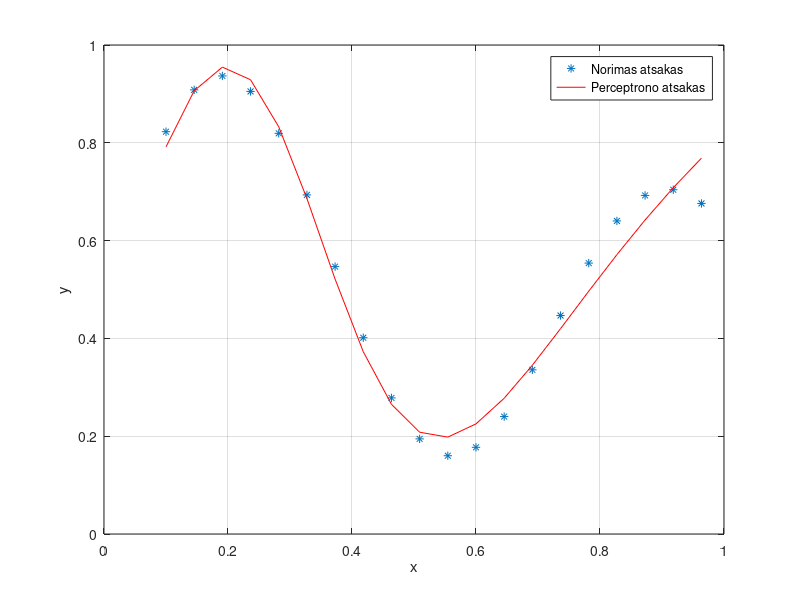

Write the MATLAB code that produced this figure.
clc
clear all
close all

%% Pradiniai duomenys

x = 0.1:1/22:1;

d = ((1 + 0.6*sin(2*pi*x/0.7)) + 0.3*sin(2*pi*x))/2;

figure
plot(x, d, '*');
hold on

%% Tinklo inicializavimas

% Pirmas sluoksnis - 5 neuronai
w11_1 = rand(1);
w21_1 = rand(1);
w31_1 = rand(1);
w41_1 = rand(1);
w51_1 = rand(1);

b1_1 = rand(1);
b2_1 = rand(1);
b3_1 = rand(1);
b4_1 = rand(1);
b5_1 = rand(1);

% Antras sluoksnis - vienas isejimo neuronas
w11_2 = rand(1);
w12_2 = rand(1);
w13_2 = rand(1);
w14_2 = rand(1);
w15_2 = rand(1);

b1_2 = rand(1);

%% Mokymo parametrai

eta = 0.1;

%% Tinklo mokymas - Backpropagation

for iter = 1:10000

    for i = 1:length(x)

        %% Feedforward

        % Pirmo sluoksnio pasvertos sumos
        v1_1 = x(i) * w11_1 + b1_1;
        v2_1 = x(i) * w21_1 + b2_1;
        v3_1 = x(i) * w31_1 + b3_1;
        v4_1 = x(i) * w41_1 + b4_1;
        v5_1 = x(i) * w51_1 + b5_1;

        % Pirmo sluoksnio sigmoidines aktyvacijos funkcijos
        y1_1 = 1 / (1 + exp(-v1_1));
        y2_1 = 1 / (1 + exp(-v2_1));
        y3_1 = 1 / (1 + exp(-v3_1));
        y4_1 = 1 / (1 + exp(-v4_1));
        y5_1 = 1 / (1 + exp(-v5_1));

        % Antro sluoksnio pasverta suma
        v1_2 = y1_1 * w11_2 + ...
               y2_1 * w12_2 + ...
               y3_1 * w13_2 + ...
               y4_1 * w14_2 + ...
               y5_1 * w15_2 + b1_2;

        % Isejimo sluoksnio aktyvacijos funkcija - tiesine
        y1_2 = v1_2;

        % Tinklo isejimas
        y = y1_2;

        %% Klaida

        e = d(i) - y;

        %% Backpropagation

        % Isejimo sluoksnio delta
        delta1_2 = e;

        % Pasleptojo sluoksnio delta
        % Sigmoidines funkcijos isvestine:
        % y * (1 - y)

        delta1_1 = y1_1 * (1 - y1_1) * delta1_2 * w11_2;
        delta2_1 = y2_1 * (1 - y2_1) * delta1_2 * w12_2;
        delta3_1 = y3_1 * (1 - y3_1) * delta1_2 * w13_2;
        delta4_1 = y4_1 * (1 - y4_1) * delta1_2 * w14_2;
        delta5_1 = y5_1 * (1 - y5_1) * delta1_2 * w15_2;

        %% Atnaujinami antro sluoksnio svoriai

        w11_2 = w11_2 + eta * delta1_2 * y1_1;
        w12_2 = w12_2 + eta * delta1_2 * y2_1;
        w13_2 = w13_2 + eta * delta1_2 * y3_1;
        w14_2 = w14_2 + eta * delta1_2 * y4_1;
        w15_2 = w15_2 + eta * delta1_2 * y5_1;

        b1_2 = b1_2 + eta * delta1_2;

        %% Atnaujinami pirmo sluoksnio svoriai

        w11_1 = w11_1 + eta * delta1_1 * x(i);
        w21_1 = w21_1 + eta * delta2_1 * x(i);
        w31_1 = w31_1 + eta * delta3_1 * x(i);
        w41_1 = w41_1 + eta * delta4_1 * x(i);
        w51_1 = w51_1 + eta * delta5_1 * x(i);

        %% Atnaujinami pirmo sluoksnio bias

        b1_1 = b1_1 + eta * delta1_1;
        b2_1 = b2_1 + eta * delta2_1;
        b3_1 = b3_1 + eta * delta3_1;
        b4_1 = b4_1 + eta * delta4_1;
        b5_1 = b5_1 + eta * delta5_1;

    end

end

%% Tinklo testavimas po mokymo

x_new = 0.1:1/22:1;

Y = zeros(1, length(x_new));

for i = 1:length(x_new)

    % Pirmo sluoksnio pasvertos sumos
    v1_1 = x_new(i) * w11_1 + b1_1;
    v2_1 = x_new(i) * w21_1 + b2_1;
    v3_1 = x_new(i) * w31_1 + b3_1;
    v4_1 = x_new(i) * w41_1 + b4_1;
    v5_1 = x_new(i) * w51_1 + b5_1;

    % Pirmo sluoksnio sigmoidines aktyvacijos funkcijos
    y1_1 = 1 / (1 + exp(-v1_1));
    y2_1 = 1 / (1 + exp(-v2_1));
    y3_1 = 1 / (1 + exp(-v3_1));
    y4_1 = 1 / (1 + exp(-v4_1));
    y5_1 = 1 / (1 + exp(-v5_1));

    % Antro sluoksnio pasverta suma
    v1_2 = y1_1 * w11_2 + ...
           y2_1 * w12_2 + ...
           y3_1 * w13_2 + ...
           y4_1 * w14_2 + ...
           y5_1 * w15_2 + b1_2;

    % Tiesine aktyvacijos funkcija
    y1_2 = v1_2;

    % Tinklo rezultatas
    Y(i) = y1_2;

end

%% Rezultatu atvaizdavimas

plot(x_new, Y, 'r');

xlabel('x');
ylabel('y');

legend('Norimas atsakas', 'Perceptrono atsakas');

grid on
